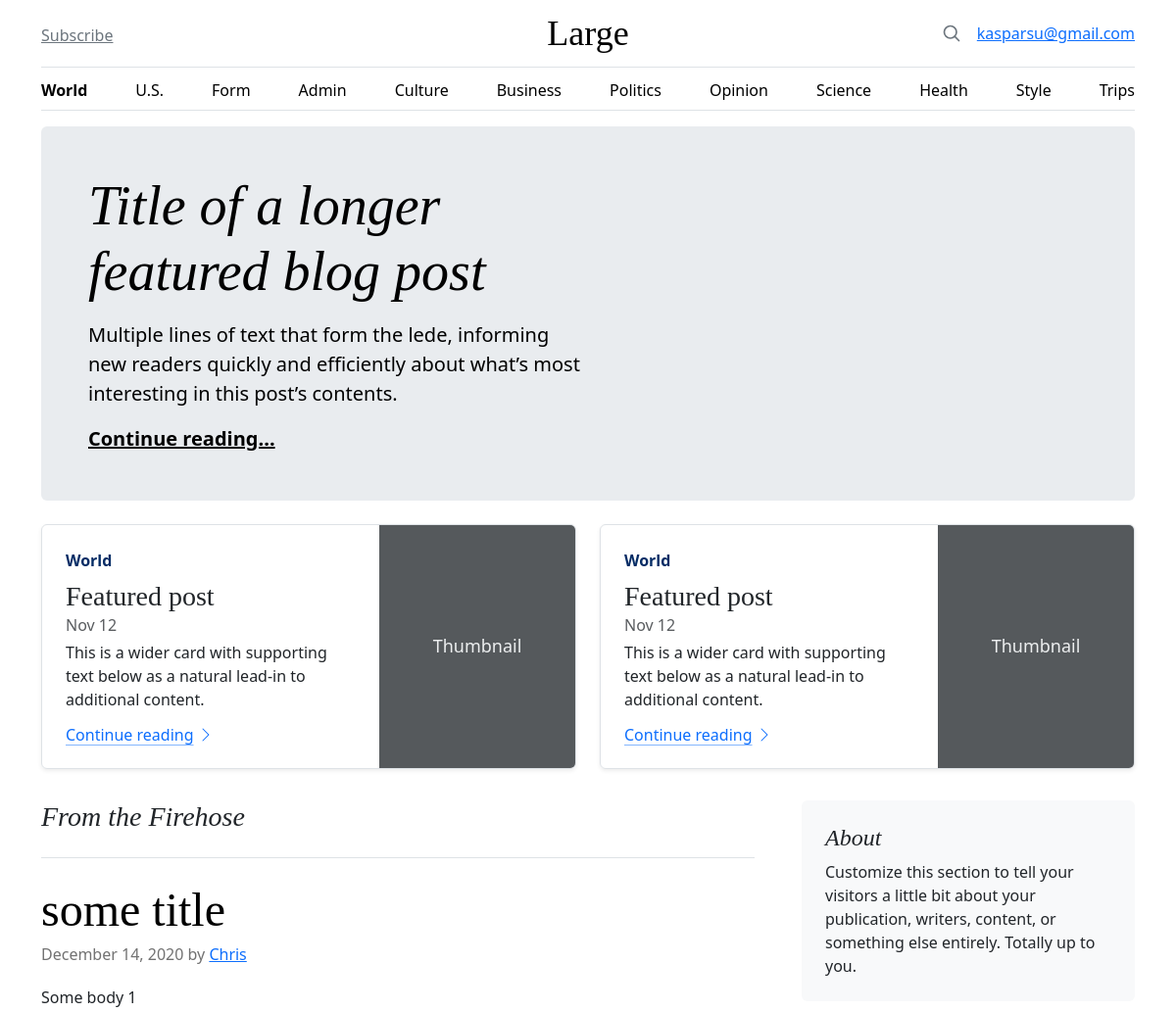
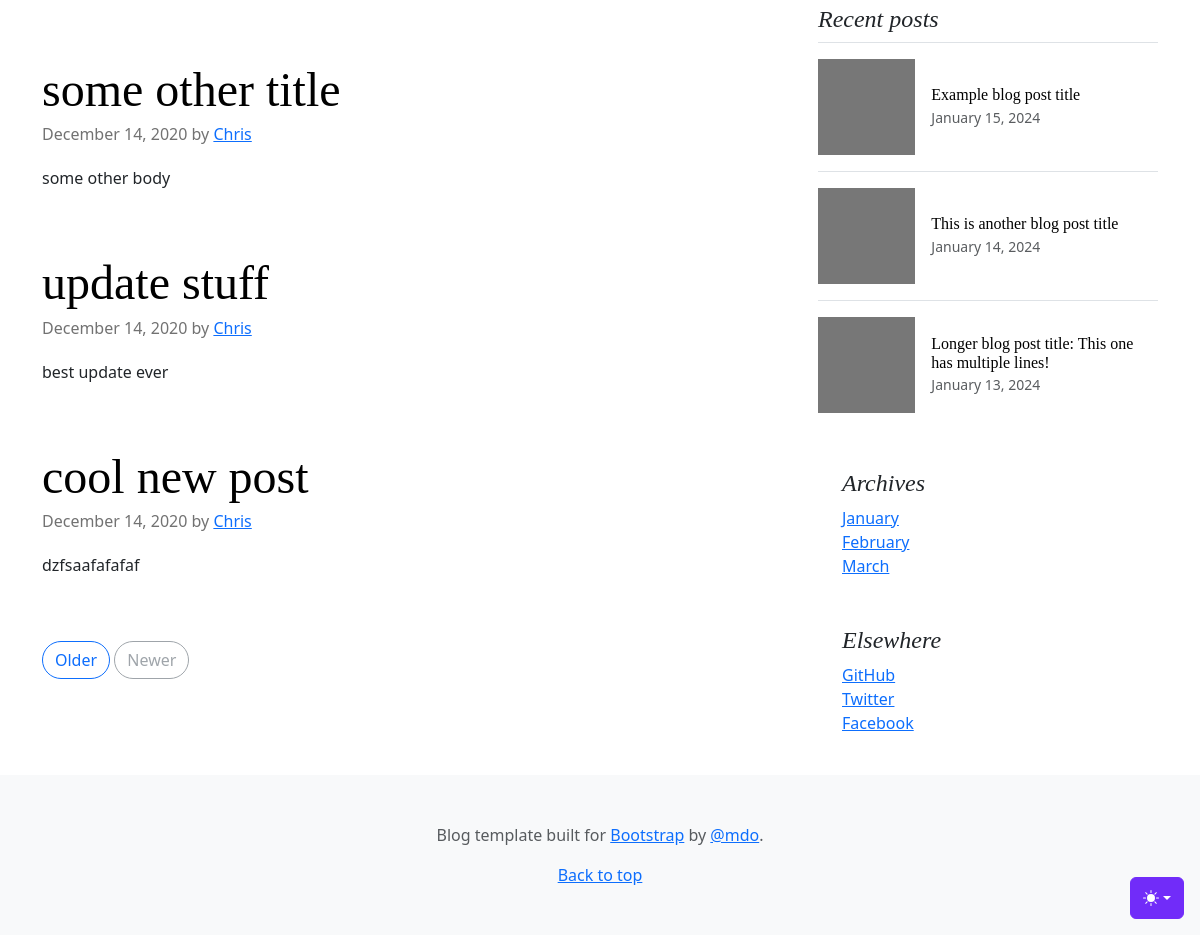
/ (signed in), run on the app's committed database (2 pictures, top to bottom).
### tables this page shows
CREATE TABLE users
(
    id       integer
        constraint users_pk
            primary key autoincrement,
    email    text not null
        constraint users_pk_2
            unique,
    password text not null
);

CREATE TABLE posts
(
    id    integer
        constraint posts_pk
            primary key autoincrement,
    title text not null,
    body  text not null
);

### helpers.php (called while the page is built, shortened)
<?php
function view($viewName, $vars = []){
    extract($vars);
    include __DIR__ . "/views/$viewName.php";
}
function auth(){
    return isset($_SESSION['userId']) ? User::find($_SESSION['userId']) : false;
}

### src/Controllers/PublicController.php (called while the page is built, shortened)
<?php
class PublicController
{
    public function index()
    {
        $posts = Post::all();
        view('index', compact('months', 'posts'));
    }
}

### src/DB.php (called while the page is built, shortened)
<?php
class DB {
    public $conn;
    public function __construct()
    {
        try {
            $this->conn = new PDO("sqlite:db.sqlite");
            $this->conn->setAttribute(PDO::ATTR_ERRMODE, PDO::ERRMODE_EXCEPTION);
        } catch (PDOException $e) {
            echo "Connection failed: " . $e->getMessage();
        }
    }
    public function all($table, $class){
        $stmt = $this->conn->prepare("SELECT * FROM $table");
        $stmt->execute();
        $stmt->setFetchMode(PDO::FETCH_CLASS, $class);
        return $stmt->fetchAll();
    }
    public function find($table, $class, $id){
        $stmt = $this->conn->prepare("SELECT * FROM $table WHERE id=$id");
        $stmt->execute();
        $stmt->setFetchMode(PDO::FETCH_CLASS, $class);
        return $stmt->fetch();
    }
}

### src/Models/Model.php (called while the page is built, shortened)
<?php
class Model {
    public static $table;
    public static function all(){
        $db = new DB();
        return $db->all(static::$table, static::class);
    }
    public static function find($id){
        $db = new DB();
        return $db->find(static::$table, static::class, $id);
    }
}

### views/partials/posts.php (the view)
<h3 class="pb-4 mb-4 fst-italic border-bottom">
        From the Firehose
</h3>
<?php foreach($posts as $post): ?>
    <article class="blog-post">
    <h2 class="display-5 link-body-emphasis mb-1"><?=$post->title?></h2>
    <p class="blog-post-meta">December 14, 2020 by <a href="#">Chris</a></p>
    <p><?=$post->body?></p>
    </article>
<?php endforeach; ?>
<nav class="blog-pagination" aria-label="Pagination">
    <a class="btn btn-outline-primary rounded-pill" href="#">Older</a>
    <a class="btn btn-outline-secondary rounded-pill disabled" aria-disabled="true">Newer</a>
</nav>

### views/partials/header.php (shortened to what this page needs)
<!doctype html>
<html lang="en" data-bs-theme="auto">
  <head><script src="/assets/js/color-modes.js"></script>
    <link rel="stylesheet" href="https://cdn.jsdelivr.net/npm/@docsearch/css@3">
<link href="/assets/dist/css/bootstrap.min.css" rel="stylesheet">
    <link href="/assets/blog.css" rel="stylesheet">
  </head>
  <body>
    <div class="dropdown position-fixed bottom-0 end-0 mb-3 me-3 bd-mode-toggle">
      <button class="btn btn-bd-primary py-2 dropdown-toggle d-flex align-items-center"
              id="bd-theme"
              type="button"
              aria-expanded="false"
              data-bs-toggle="dropdown"
              aria-label="Toggle theme (auto)">
        <svg class="bi my-1 theme-icon-active" width="1em" height="1em"><use href="#circle-half"></use></svg>
      </button>
    </div>
<div class="container">
  <header class="border-bottom lh-1 py-3">
    <div class="row flex-nowrap justify-content-between align-items-center">
      <div class="col-4 pt-1">
        <a class="link-secondary" href="#">Subscribe</a>
      </div>
      <div class="col-4 text-center">
        <a class="blog-header-logo text-body-emphasis text-decoration-none" href="#">Large</a>
      </div>
      <div class="col-4 d-flex justify-content-end align-items-center">
        <a class="link-secondary" href="#" aria-label="Search">
          <svg xmlns="http://www.w3.org/2000/svg" width="20" height="20" fill="none" stroke="currentColor" stroke-linecap="round" stroke-linejoin="round" stroke-width="2" class="mx-3" role="img" viewBox="0 0 24 24"><title>Search</title><circle cx="10.5" cy="10.5" r="7.5"/><path d="M21 21l-5.2-5.2"/></svg>
        </a>
        <?php if(auth()): ?>
          <a href="/logout"><?=auth()->email?></a>
        <?php else : ?>
          <a class="btn btn-sm btn-outline-secondary" href="/register">Sign up</a>
          <a class="btn btn-sm btn-primary ms-2" href="/login">Login</a>
        <?php endif ?>
      </div>
    </div>
  </header>
  <div class="nav-scroller py-1 mb-3 border-bottom">
    <nav class="nav nav-underline justify-content-between">
      <a class="nav-item nav-link link-body-emphasis active" href="/">World</a>
      <a class="nav-item nav-link link-body-emphasis" href="/us">U.S.</a>
      <a class="nav-item nav-link link-body-emphasis" href="/form">Form</a>
      <a class="nav-item nav-link link-body-emphasis" href="/admin/posts">Admin</a>
      <a class="nav-item nav-link link-body-emphasis" href="#">Culture</a>
      <a class="nav-item nav-link link-body-emphasis" href="#">Business</a>
      <a class="nav-item nav-link link-body-emphasis" href="#">Politics</a>
      <a class="nav-item nav-link link-body-emphasis" href="#">Opinion</a>
      <a class="nav-item nav-link link-body-emphasis" href="#">Science</a>
      <a class="nav-item nav-link link-body-emphasis" href="#">Health</a>
      <a class="nav-item nav-link link-body-emphasis" href="#">Style</a>
      <a class="nav-item nav-link link-body-emphasis" href="#">Trips</a>
    </nav>
  </div>
</div>

### public/assets/blog.css (style rules this page uses)
.blog-header-logo { font-family: "Playfair Display", Georgia, "Times New Roman", serif; font-size: 2.25rem; }
h1, h2, h3, h4, h5, h6 { font-family: "Playfair Display", Georgia, "Times New Roman", serif; }
.blog-pagination { margin-bottom: 4rem; }
.blog-post { margin-bottom: 4rem; }
.blog-post-meta { margin-bottom: 1.25rem; color: #727272; }

### views/partials/header.php (style rules this page uses)
.bi { vertical-align: -.125em; fill: currentColor; }
.nav-scroller { position: relative; z-index: 2; height: 2.75rem; overflow-y: hidden; }
.nav-scroller .nav { display: flex; flex-wrap: nowrap; padding-bottom: 1rem; margin-top: -1px; overflow-x: auto; text-align: center; white-space: nowrap; -webkit-overflow-scrolling: touch; }
.btn-bd-primary { --bd-violet-bg: #712cf9; --bd-violet-rgb: 112.520718, 44.062154, 249.437846; --bs-btn-font-weight: 600; --bs-btn-color: var(--bs-white); --bs-btn-bg: var(--bd-violet-bg); --bs-btn-border-color: var(--bd-violet-bg); --bs-btn-hover-color: var(--bs-white); --bs-btn-hover-bg: #6528e0; --bs-btn-hover-border-color: #6528e0; --bs-btn-focus-shadow-rgb: var(--bd-violet-rgb); --bs-btn-active-color: var(--bs-btn-hover-color); --bs-btn-active-bg: #5a23c8; --bs-btn-active-border-color: #5a23c8; }
.bd-mode-toggle { z-index: 1500; }

### data on the page
users: email "kasparsu@gmail.com"
posts: title "some title", body "Some body 1"
posts: title "some other title", body "some other body"
posts: title "update stuff", body "best update ever"
posts: title "cool new post", body "dzfsaafafafaf"

### other printed values
$month "January"
$month "February"
$month "March"
